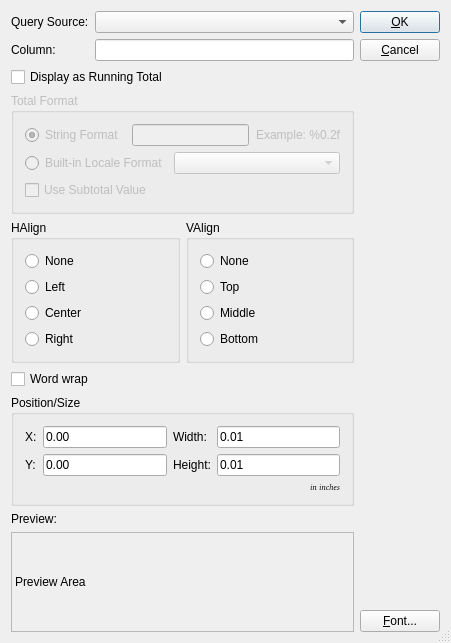
<ui version="4.0" >
 <comment> * OpenRPT report writer and rendering engine
 * Copyright (C) 2001-2008 by OpenMFG, LLC
 *
 * This library is free software; you can redistribute it and/or
 * modify it under the terms of the GNU Lesser General Public
 * License as published by the Free Software Foundation; either
 * version 2.1 of the License, or (at your option) any later version.
 *
 * This library is distributed in the hope that it will be useful,
 * but WITHOUT ANY WARRANTY; without even the implied warranty of
 * MERCHANTABILITY or FITNESS FOR A PARTICULAR PURPOSE. See the GNU
 * Lesser General Public License for more details.
 *
 * You should have received a copy of the GNU Lesser General Public
 * License along with this library; if not, write to the Free Software
 * Foundation, Inc., 59 Temple Place, Suite 330, Boston, MA 02111-1307 USA
 * Please contact info@openmfg.com with any questions on this license.</comment>
 <class>FieldEditor</class>
 <widget class="QDialog" name="FieldEditor" >
  <property name="geometry" >
   <rect>
    <x>0</x>
    <y>0</y>
    <width>451</width>
    <height>643</height>
   </rect>
  </property>
  <property name="sizePolicy" >
   <sizepolicy vsizetype="Minimum" hsizetype="Minimum" >
    <horstretch>0</horstretch>
    <verstretch>0</verstretch>
   </sizepolicy>
  </property>
  <property name="windowTitle" >
   <string>Properties (Field)</string>
  </property>
  <property name="sizeGripEnabled" >
   <bool>true</bool>
  </property>
  <layout class="QHBoxLayout" >
   <property name="spacing" >
    <number>6</number>
   </property>
   <property name="leftMargin" >
    <number>11</number>
   </property>
   <property name="topMargin" >
    <number>11</number>
   </property>
   <property name="rightMargin" >
    <number>11</number>
   </property>
   <property name="bottomMargin" >
    <number>11</number>
   </property>
   <item>
    <layout class="QVBoxLayout" >
     <property name="spacing" >
      <number>6</number>
     </property>
     <property name="leftMargin" >
      <number>0</number>
     </property>
     <property name="topMargin" >
      <number>0</number>
     </property>
     <property name="rightMargin" >
      <number>0</number>
     </property>
     <property name="bottomMargin" >
      <number>0</number>
     </property>
     <item>
      <layout class="QGridLayout" >
       <property name="leftMargin" >
        <number>0</number>
       </property>
       <property name="topMargin" >
        <number>0</number>
       </property>
       <property name="rightMargin" >
        <number>0</number>
       </property>
       <property name="bottomMargin" >
        <number>0</number>
       </property>
       <property name="horizontalSpacing" >
        <number>6</number>
       </property>
       <property name="verticalSpacing" >
        <number>6</number>
       </property>
       <item row="1" column="1" >
        <widget class="QLineEdit" name="tbColumn" />
       </item>
       <item row="0" column="0" >
        <widget class="QLabel" name="TextLabel1_3" >
         <property name="text" >
          <string>Query Source:</string>
         </property>
        </widget>
       </item>
       <item row="1" column="0" >
        <widget class="QLabel" name="TextLabel1" >
         <property name="sizePolicy" >
          <sizepolicy vsizetype="Minimum" hsizetype="Preferred" >
           <horstretch>0</horstretch>
           <verstretch>0</verstretch>
          </sizepolicy>
         </property>
         <property name="text" >
          <string>Column:</string>
         </property>
        </widget>
       </item>
       <item row="0" column="1" >
        <widget class="QueryComboBox" name="cbQuery" />
       </item>
      </layout>
     </item>
     <item>
      <widget class="QCheckBox" name="_cbRTotal" >
       <property name="text" >
        <string>Display as Running Total</string>
       </property>
      </widget>
     </item>
     <item>
      <widget class="QGroupBox" name="_gbRTotal" >
       <property name="enabled" >
        <bool>false</bool>
       </property>
       <property name="title" >
        <string>Total Format</string>
       </property>
       <layout class="QVBoxLayout" >
        <property name="spacing" >
         <number>6</number>
        </property>
        <property name="leftMargin" >
         <number>11</number>
        </property>
        <property name="topMargin" >
         <number>11</number>
        </property>
        <property name="rightMargin" >
         <number>11</number>
        </property>
        <property name="bottomMargin" >
         <number>11</number>
        </property>
        <item>
         <layout class="QHBoxLayout" >
          <property name="spacing" >
           <number>6</number>
          </property>
          <property name="leftMargin" >
           <number>0</number>
          </property>
          <property name="topMargin" >
           <number>0</number>
          </property>
          <property name="rightMargin" >
           <number>0</number>
          </property>
          <property name="bottomMargin" >
           <number>0</number>
          </property>
          <item>
           <widget class="QRadioButton" name="_rbStringFormat" >
            <property name="text" >
             <string>String Format </string>
            </property>
            <property name="checked" >
             <bool>true</bool>
            </property>
           </widget>
          </item>
          <item>
           <widget class="QLineEdit" name="_leRTotalFormat" />
          </item>
          <item>
           <widget class="QLabel" name="_lblRTotalExample" >
            <property name="sizePolicy" >
             <sizepolicy vsizetype="Preferred" hsizetype="Minimum" >
              <horstretch>0</horstretch>
              <verstretch>0</verstretch>
             </sizepolicy>
            </property>
            <property name="text" >
             <string>Example: %0.2f</string>
            </property>
            <property name="alignment" >
             <set>Qt::AlignRight|Qt::AlignTrailing|Qt::AlignVCenter</set>
            </property>
           </widget>
          </item>
         </layout>
        </item>
        <item>
         <layout class="QHBoxLayout" >
          <property name="spacing" >
           <number>6</number>
          </property>
          <property name="leftMargin" >
           <number>0</number>
          </property>
          <property name="topMargin" >
           <number>0</number>
          </property>
          <property name="rightMargin" >
           <number>0</number>
          </property>
          <property name="bottomMargin" >
           <number>0</number>
          </property>
          <item>
           <widget class="QRadioButton" name="_rbBuiltinFormat" >
            <property name="text" >
             <string>Built-in Locale Format</string>
            </property>
           </widget>
          </item>
          <item>
           <widget class="QComboBox" name="_cbBuiltinFormat" >
            <property name="enabled" >
             <bool>false</bool>
            </property>
            <property name="sizePolicy" >
             <sizepolicy vsizetype="Fixed" hsizetype="MinimumExpanding" >
              <horstretch>0</horstretch>
              <verstretch>0</verstretch>
             </sizepolicy>
            </property>
           </widget>
          </item>
         </layout>
        </item>
        <item>
         <widget class="QCheckBox" name="_cbSubTotal" >
          <property name="text" >
           <string>Use Subtotal Value</string>
          </property>
         </widget>
        </item>
       </layout>
      </widget>
     </item>
     <item>
      <layout class="QHBoxLayout" >
       <property name="spacing" >
        <number>6</number>
       </property>
       <property name="leftMargin" >
        <number>0</number>
       </property>
       <property name="topMargin" >
        <number>0</number>
       </property>
       <property name="rightMargin" >
        <number>0</number>
       </property>
       <property name="bottomMargin" >
        <number>0</number>
       </property>
       <item>
        <widget class="QGroupBox" name="bgHAlign" >
         <property name="sizePolicy" >
          <sizepolicy vsizetype="Minimum" hsizetype="Preferred" >
           <horstretch>0</horstretch>
           <verstretch>0</verstretch>
          </sizepolicy>
         </property>
         <property name="title" >
          <string>HAlign</string>
         </property>
         <layout class="QVBoxLayout" >
          <item>
           <widget class="QRadioButton" name="rbHAlignNone" >
            <property name="text" >
             <string>None</string>
            </property>
           </widget>
          </item>
          <item>
           <widget class="QRadioButton" name="rbHAlignLeft" >
            <property name="text" >
             <string>Left</string>
            </property>
           </widget>
          </item>
          <item>
           <widget class="QRadioButton" name="rbHAlignCenter" >
            <property name="text" >
             <string>Center</string>
            </property>
           </widget>
          </item>
          <item>
           <widget class="QRadioButton" name="rbHAlignRight" >
            <property name="text" >
             <string>Right</string>
            </property>
           </widget>
          </item>
         </layout>
        </widget>
       </item>
       <item>
        <widget class="QGroupBox" name="bgVAlign" >
         <property name="sizePolicy" >
          <sizepolicy vsizetype="Minimum" hsizetype="Preferred" >
           <horstretch>0</horstretch>
           <verstretch>0</verstretch>
          </sizepolicy>
         </property>
         <property name="title" >
          <string>VAlign</string>
         </property>
         <layout class="QVBoxLayout" >
          <property name="spacing" >
           <number>6</number>
          </property>
          <property name="leftMargin" >
           <number>11</number>
          </property>
          <property name="topMargin" >
           <number>11</number>
          </property>
          <property name="rightMargin" >
           <number>11</number>
          </property>
          <property name="bottomMargin" >
           <number>11</number>
          </property>
          <item>
           <widget class="QRadioButton" name="rbVAlignNone" >
            <property name="text" >
             <string>None</string>
            </property>
           </widget>
          </item>
          <item>
           <widget class="QRadioButton" name="rbVAlignTop" >
            <property name="text" >
             <string>Top</string>
            </property>
           </widget>
          </item>
          <item>
           <widget class="QRadioButton" name="rbVAlignMiddle" >
            <property name="text" >
             <string>Middle</string>
            </property>
           </widget>
          </item>
          <item>
           <widget class="QRadioButton" name="rbVAlignBottom" >
            <property name="text" >
             <string>Bottom</string>
            </property>
           </widget>
          </item>
         </layout>
        </widget>
       </item>
      </layout>
     </item>
     <item>
      <widget class="QCheckBox" name="_cbWordWrap" >
       <property name="text" >
        <string>Word wrap</string>
       </property>
      </widget>
     </item>
     <item>
      <widget class="QGroupBox" name="GroupBox1" >
       <property name="title" >
        <string>Position/Size</string>
       </property>
       <layout class="QGridLayout" >
        <property name="leftMargin" >
         <number>11</number>
        </property>
        <property name="topMargin" >
         <number>11</number>
        </property>
        <property name="rightMargin" >
         <number>11</number>
        </property>
        <property name="bottomMargin" >
         <number>11</number>
        </property>
        <property name="horizontalSpacing" >
         <number>6</number>
        </property>
        <property name="verticalSpacing" >
         <number>6</number>
        </property>
        <item row="1" column="3" >
         <widget class="QLineEdit" name="leHeight" >
          <property name="text" >
           <string>0.01</string>
          </property>
         </widget>
        </item>
        <item row="0" column="3" >
         <widget class="QLineEdit" name="leWidth" >
          <property name="text" >
           <string>0.01</string>
          </property>
         </widget>
        </item>
        <item row="1" column="0" >
         <widget class="QLabel" name="TextLabel2" >
          <property name="text" >
           <string>Y:</string>
          </property>
         </widget>
        </item>
        <item row="1" column="2" >
         <widget class="QLabel" name="TextLabel4" >
          <property name="text" >
           <string>Height:</string>
          </property>
         </widget>
        </item>
        <item row="0" column="0" >
         <widget class="QLabel" name="TextLabel1_3_2" >
          <property name="text" >
           <string>X:</string>
          </property>
         </widget>
        </item>
        <item row="0" column="2" >
         <widget class="QLabel" name="TextLabel3" >
          <property name="text" >
           <string>Width:</string>
          </property>
         </widget>
        </item>
        <item row="2" column="3" >
         <widget class="QLabel" name="TextLabel5" >
          <property name="font" >
           <font>
            <family>Helvetica [Cronyx]</family>
            <pointsize>6</pointsize>
            <weight>50</weight>
            <italic>true</italic>
            <bold>false</bold>
            <underline>false</underline>
            <strikeout>false</strikeout>
           </font>
          </property>
          <property name="text" >
           <string>in inches</string>
          </property>
          <property name="textFormat" >
           <enum>Qt::AutoText</enum>
          </property>
          <property name="alignment" >
           <set>Qt::AlignRight|Qt::AlignTrailing|Qt::AlignVCenter</set>
          </property>
         </widget>
        </item>
        <item row="1" column="1" >
         <widget class="QLineEdit" name="leYPos" >
          <property name="text" >
           <string>0.00</string>
          </property>
         </widget>
        </item>
        <item row="0" column="1" >
         <widget class="QLineEdit" name="leXPos" >
          <property name="text" >
           <string>0.00</string>
          </property>
         </widget>
        </item>
       </layout>
      </widget>
     </item>
     <item>
      <widget class="QLabel" name="TextLabel1_2" >
       <property name="sizePolicy" >
        <sizepolicy vsizetype="Minimum" hsizetype="Preferred" >
         <horstretch>0</horstretch>
         <verstretch>0</verstretch>
        </sizepolicy>
       </property>
       <property name="text" >
        <string>Preview:</string>
       </property>
      </widget>
     </item>
     <item>
      <widget class="QLabel" name="labelPreview" >
       <property name="sizePolicy" >
        <sizepolicy vsizetype="Expanding" hsizetype="Preferred" >
         <horstretch>0</horstretch>
         <verstretch>0</verstretch>
        </sizepolicy>
       </property>
       <property name="minimumSize" >
        <size>
         <width>0</width>
         <height>42</height>
        </size>
       </property>
       <property name="frameShape" >
        <enum>QFrame::StyledPanel</enum>
       </property>
       <property name="frameShadow" >
        <enum>QFrame::Sunken</enum>
       </property>
       <property name="text" >
        <string>Preview Area</string>
       </property>
       <property name="alignment" >
        <set>Qt::AlignVCenter</set>
       </property>
      </widget>
     </item>
    </layout>
   </item>
   <item>
    <layout class="QVBoxLayout" >
     <property name="spacing" >
      <number>6</number>
     </property>
     <property name="leftMargin" >
      <number>0</number>
     </property>
     <property name="topMargin" >
      <number>0</number>
     </property>
     <property name="rightMargin" >
      <number>0</number>
     </property>
     <property name="bottomMargin" >
      <number>0</number>
     </property>
     <item>
      <widget class="QPushButton" name="buttonOk" >
       <property name="text" >
        <string>&amp;OK</string>
       </property>
       <property name="shortcut" >
        <string>Alt+O</string>
       </property>
       <property name="autoDefault" >
        <bool>true</bool>
       </property>
       <property name="default" >
        <bool>true</bool>
       </property>
      </widget>
     </item>
     <item>
      <widget class="QPushButton" name="buttonCancel" >
       <property name="text" >
        <string>&amp;Cancel</string>
       </property>
       <property name="shortcut" >
        <string>Alt+C</string>
       </property>
       <property name="autoDefault" >
        <bool>true</bool>
       </property>
      </widget>
     </item>
     <item>
      <spacer>
       <property name="orientation" >
        <enum>Qt::Vertical</enum>
       </property>
       <property name="sizeType" >
        <enum>QSizePolicy::Expanding</enum>
       </property>
       <property name="sizeHint" >
        <size>
         <width>20</width>
         <height>20</height>
        </size>
       </property>
      </spacer>
     </item>
     <item>
      <widget class="QPushButton" name="btnFont" >
       <property name="text" >
        <string>&amp;Font...</string>
       </property>
      </widget>
     </item>
    </layout>
   </item>
  </layout>
 </widget>
 <layoutdefault spacing="6" margin="11" />
 <pixmapfunction>qPixmapFromMimeSource</pixmapfunction>
 <customwidgets>
  <customwidget>
   <class>QueryComboBox</class>
   <extends>QComboBox</extends>
   <header>querycombobox.h</header>
  </customwidget>
 </customwidgets>
 <tabstops>
  <tabstop>cbQuery</tabstop>
  <tabstop>tbColumn</tabstop>
  <tabstop>_cbRTotal</tabstop>
  <tabstop>_rbStringFormat</tabstop>
  <tabstop>_leRTotalFormat</tabstop>
  <tabstop>_rbBuiltinFormat</tabstop>
  <tabstop>_cbBuiltinFormat</tabstop>
  <tabstop>_cbSubTotal</tabstop>
  <tabstop>rbHAlignNone</tabstop>
  <tabstop>rbHAlignLeft</tabstop>
  <tabstop>rbHAlignCenter</tabstop>
  <tabstop>rbHAlignRight</tabstop>
  <tabstop>rbVAlignNone</tabstop>
  <tabstop>rbVAlignTop</tabstop>
  <tabstop>rbVAlignMiddle</tabstop>
  <tabstop>rbVAlignBottom</tabstop>
  <tabstop>leXPos</tabstop>
  <tabstop>leWidth</tabstop>
  <tabstop>leYPos</tabstop>
  <tabstop>leHeight</tabstop>
  <tabstop>btnFont</tabstop>
  <tabstop>buttonOk</tabstop>
  <tabstop>buttonCancel</tabstop>
 </tabstops>
 <resources/>
 <connections>
  <connection>
   <sender>buttonOk</sender>
   <signal>clicked()</signal>
   <receiver>FieldEditor</receiver>
   <slot>accept()</slot>
   <hints>
    <hint type="sourcelabel" >
     <x>20</x>
     <y>20</y>
    </hint>
    <hint type="destinationlabel" >
     <x>20</x>
     <y>20</y>
    </hint>
   </hints>
  </connection>
  <connection>
   <sender>buttonCancel</sender>
   <signal>clicked()</signal>
   <receiver>FieldEditor</receiver>
   <slot>reject()</slot>
   <hints>
    <hint type="sourcelabel" >
     <x>20</x>
     <y>20</y>
    </hint>
    <hint type="destinationlabel" >
     <x>20</x>
     <y>20</y>
    </hint>
   </hints>
  </connection>
  <connection>
   <sender>_cbRTotal</sender>
   <signal>toggled(bool)</signal>
   <receiver>_gbRTotal</receiver>
   <slot>setEnabled(bool)</slot>
   <hints>
    <hint type="sourcelabel" >
     <x>20</x>
     <y>20</y>
    </hint>
    <hint type="destinationlabel" >
     <x>20</x>
     <y>20</y>
    </hint>
   </hints>
  </connection>
  <connection>
   <sender>_rbStringFormat</sender>
   <signal>toggled(bool)</signal>
   <receiver>_leRTotalFormat</receiver>
   <slot>setEnabled(bool)</slot>
   <hints>
    <hint type="sourcelabel" >
     <x>20</x>
     <y>20</y>
    </hint>
    <hint type="destinationlabel" >
     <x>20</x>
     <y>20</y>
    </hint>
   </hints>
  </connection>
  <connection>
   <sender>_rbStringFormat</sender>
   <signal>toggled(bool)</signal>
   <receiver>_lblRTotalExample</receiver>
   <slot>setEnabled(bool)</slot>
   <hints>
    <hint type="sourcelabel" >
     <x>20</x>
     <y>20</y>
    </hint>
    <hint type="destinationlabel" >
     <x>20</x>
     <y>20</y>
    </hint>
   </hints>
  </connection>
  <connection>
   <sender>_rbBuiltinFormat</sender>
   <signal>toggled(bool)</signal>
   <receiver>_cbBuiltinFormat</receiver>
   <slot>setEnabled(bool)</slot>
   <hints>
    <hint type="sourcelabel" >
     <x>20</x>
     <y>20</y>
    </hint>
    <hint type="destinationlabel" >
     <x>20</x>
     <y>20</y>
    </hint>
   </hints>
  </connection>
 </connections>
</ui>
